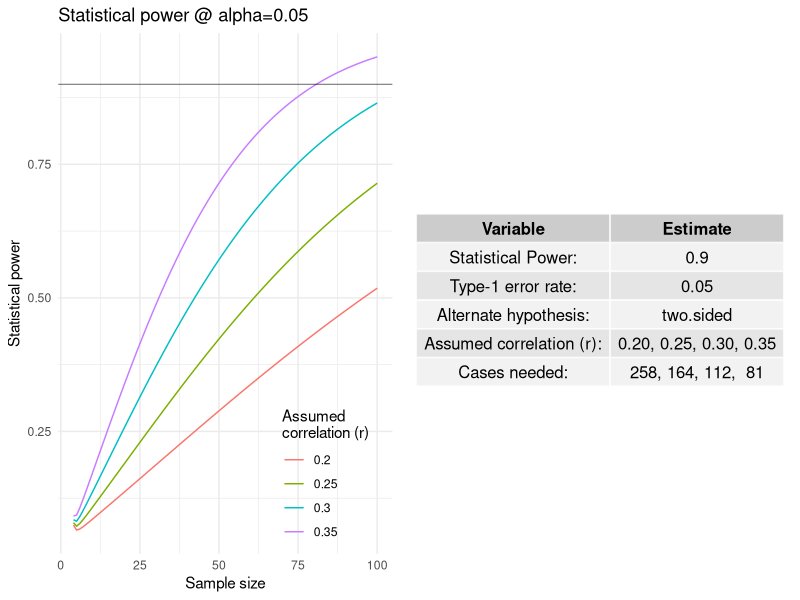

Reproduce this figure in R.
library("tidyverse")
library("gridExtra")
library("pwr")

#### Definitions ####

rs = c(.2, .25, .3, .35) # assumed correlation coefficients
alpha = .05 # The tests type-1 error rate
power = .90 # statistical power needed
alternative = "two.sided" # alternate hypothesis: two.sided or or less or greater

n = seq(4,100) # the range of sample sizes to calculate and plot

#### Sample size (i.e. cases/deaths needed) and Power calculations ####

cases_needed = c()
for (r in rs) { cases_needed=c(cases_needed, pwr.r.test(n = NULL, r = r, sig.level = alpha, power = power, alternative = alternative)$n %>% ceiling()) }

statistical_power=expand.grid(n=n, r=rs) %>% 
  mutate(power=pwr.r.test(n = n, r = r, sig.level = alpha, power = NULL, alternative = alternative)$power) %>%
  mutate(r=factor(r)) %>% as_tibble()

#### Create plot ####

p1=statistical_power %>% ggplot(aes(x=n, group=r), linewidth=.7) +
  geom_line(aes(y=power, color=r)) +
  theme_minimal() + xlab("Sample size") + ylab("Statistical power") +
  geom_abline(intercept=power, slope=0, linewidth=.2) +
  labs(color="Assumed\ncorrelation (r)") +
  theme(legend.position = c(0.80, 0.15)) +
  ggtitle(paste0("Statistical power @ alpha=", alpha))


#### Create summary table ####

summary = tribble(~Variable, ~Estimate,
                  "Statistical Power:", power %>% format(digits=2),
                  "Type-1 error rate:", alpha %>% format(digits=2),
                  "Alternate hypothesis:", alternative,
                  "Assumed correlation (r):", paste(rs %>% format(digits=2), collapse=", "),
                  "Cases needed:", paste(cases_needed %>% format(digits=2), collapse=", "))

p2 = tableGrob(summary, rows=NULL)

#### Print results ####

grid.arrange(arrangeGrob(p1, p2, ncol=2))
